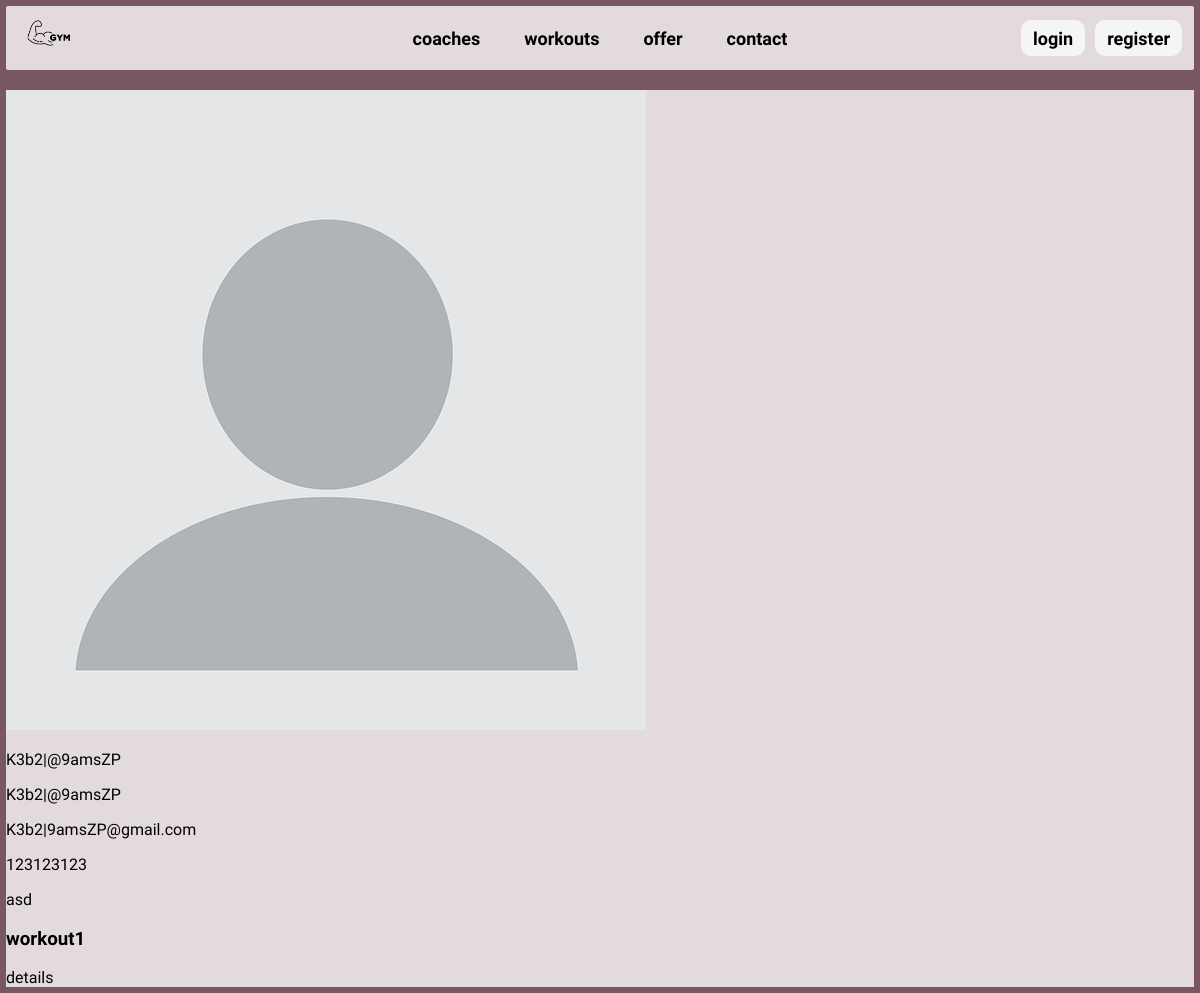
The app's page /users/coaches/3, older data.
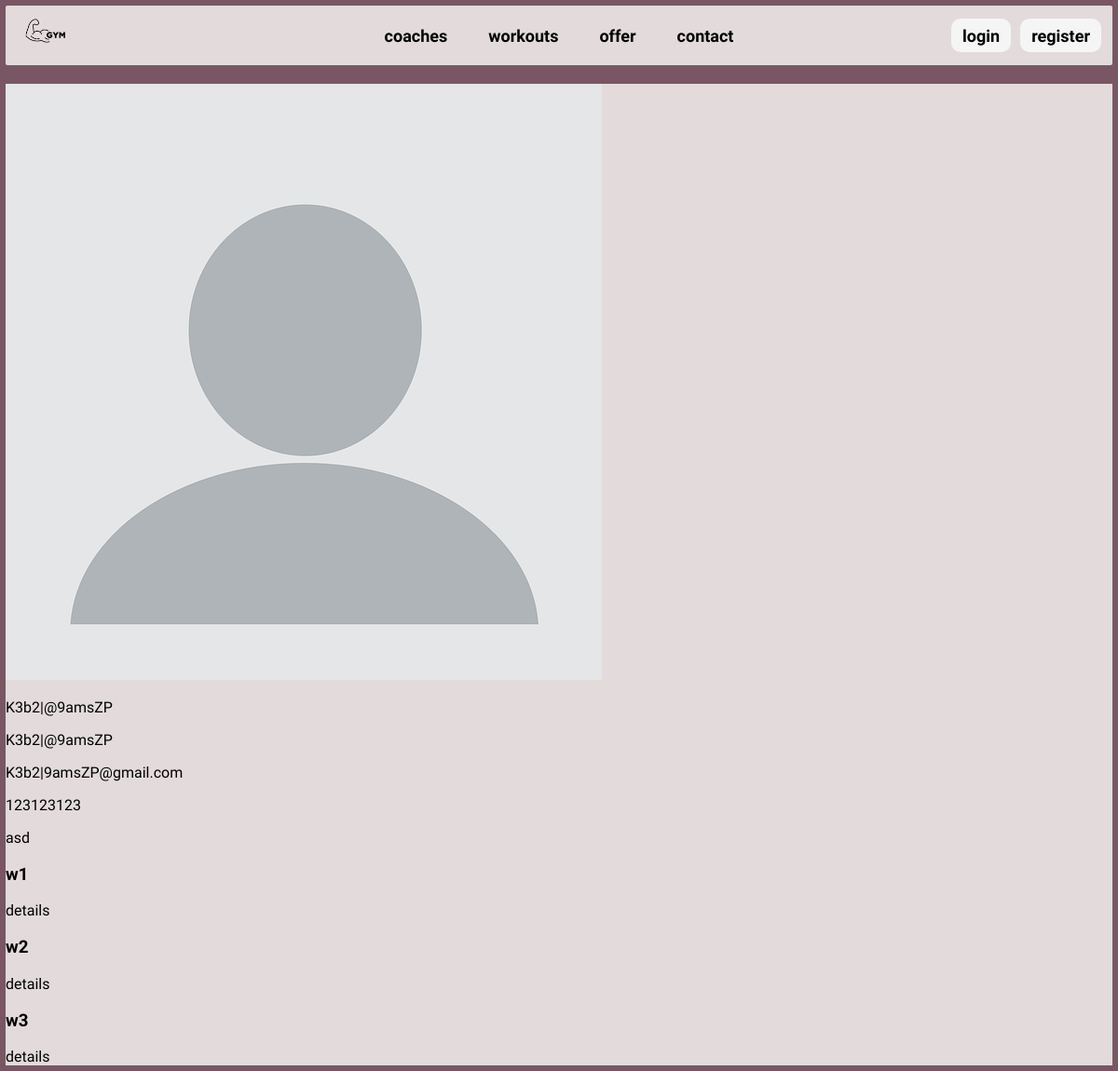
The same page, newer data.
### workout/models.py (models this page shows)
class Workout(models.Model):
    name = models.CharField(max_length=100)
    coach = models.ForeignKey(User, on_delete=models.CASCADE, related_name='coach_workouts')
    client = models.ManyToManyField(User, related_name='client_workouts')
    description = models.TextField()
    target = models.CharField(max_length=50)
    start_time = models.TimeField(null=True)
    end_time = models.TimeField(null=True)
    max_participants = models.IntegerField()
    class Difficulty(models.TextChoices):
        BEGINNER = 'beginner', 'Beginner'
        INTERMEDIATE = 'intermediate', 'Intermediate'
        ADVANCED = 'advanced', 'Advanced'
    difficulty = models.CharField(
        max_length=20,
        choices=Difficulty.choices,
        null=True,
    )
    class Weekdays(models.TextChoices):
        MONDAY = 'monday', 'Monday'
        TUESDAY = 'tuesday', 'Tuesday'
        WEDNESDAY = 'wednesday', 'Wednesday'
        THURSDAY = 'thursday', 'Thursday'
        FRIDAY = 'friday', 'Friday'
        SATURDAY = 'saturday', 'Saturday'
        SUNDAY = 'sunday', 'Sunday'
    day = models.CharField(
        choices=Weekdays.choices,
        max_length=10,
        null=True,
    )
    class Status(models.TextChoices):
        ACTIVE = 'active', 'Active'
        INACTIVE = 'inactive', 'Inactive'
    status = models.CharField(
        choices=Status.choices,
        default=Status.ACTIVE,
        max_length=10,
    )

### users/views.py (the view)
# urls.py: path("coaches/<int:coach_id>", views.coach_info, name="coach_info"), ## dodaj imie i nazwisko w linku
def coach_info(request, coach_id):
    try:
        coach = User.objects.get(id=coach_id)
        workouts = Workout.objects.filter(coach=coach)
        context = {
            'coach': coach,
            "workouts": workouts,
        }
        return render(request, 'users/coach_page.html', context)
    except User.DoesNotExist:
        return HttpResponse('no such user')

### users/templates/users/coach_page.html (shortened to what this page needs)
{% extends 'core/index.html' %}
{% block content %}
<img alt="profile_picture" src="{{coach.profile_picture.url}}">
<div>
    <p>{{coach.first_name}}</p>
    <p>{{coach.last_name}}</p>
    <p>{{coach.email}}</p>
    <p>{{coach.coach.phone_number}}</p>
</div>
<p>{{coach.coach.description}}</p>
{% for workout in workouts %}
<h3>{{workout.name}}</h3>
<a href="{% url 'workout:details_workout' workout.id%}" >details</a>
{% endfor %}
{% endblock %}

Row changes from the older to the newer data that the page shows:
removed Workout: name "workout1"
added Workout: name "w1"
added Workout: name "w2"
added Workout: name "w3"
